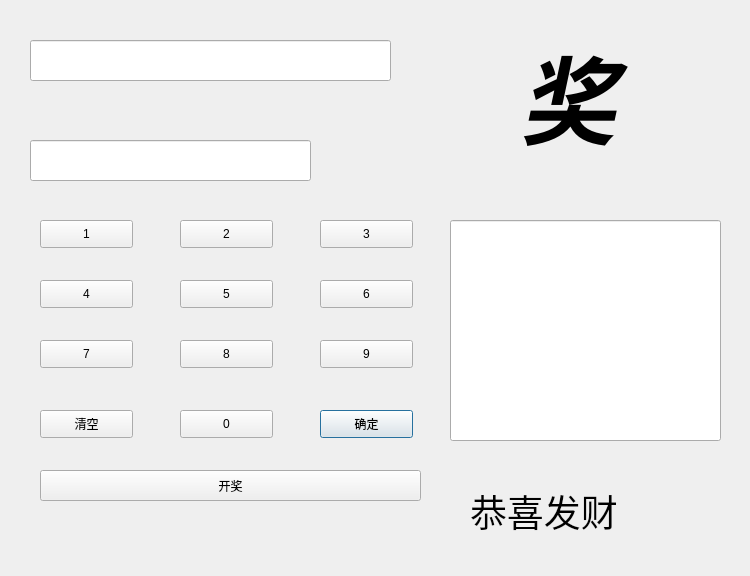
<?xml version="1.0" encoding="UTF-8"?>
<ui version="4.0">
 <class>caipiao</class>
 <widget class="QDialog" name="caipiao">
  <property name="geometry">
   <rect>
    <x>0</x>
    <y>0</y>
    <width>750</width>
    <height>576</height>
   </rect>
  </property>
  <property name="windowTitle">
   <string>彩票</string>
  </property>
  <widget class="QLineEdit" name="lineEdit_open">
   <property name="geometry">
    <rect>
     <x>30</x>
     <y>40</y>
     <width>361</width>
     <height>41</height>
    </rect>
   </property>
  </widget>
  <widget class="QPushButton" name="pushButton_ok">
   <property name="geometry">
    <rect>
     <x>320</x>
     <y>410</y>
     <width>93</width>
     <height>28</height>
    </rect>
   </property>
   <property name="text">
    <string>确定</string>
   </property>
  </widget>
  <widget class="QPushButton" name="pushButton_5">
   <property name="geometry">
    <rect>
     <x>180</x>
     <y>280</y>
     <width>93</width>
     <height>28</height>
    </rect>
   </property>
   <property name="text">
    <string>5</string>
   </property>
  </widget>
  <widget class="QPushButton" name="pushButton_clear">
   <property name="geometry">
    <rect>
     <x>40</x>
     <y>410</y>
     <width>93</width>
     <height>28</height>
    </rect>
   </property>
   <property name="text">
    <string>清空</string>
   </property>
  </widget>
  <widget class="QPushButton" name="pushButton_3">
   <property name="geometry">
    <rect>
     <x>320</x>
     <y>220</y>
     <width>93</width>
     <height>28</height>
    </rect>
   </property>
   <property name="text">
    <string>3</string>
   </property>
  </widget>
  <widget class="QLineEdit" name="lineEdit_ag">
   <property name="geometry">
    <rect>
     <x>30</x>
     <y>140</y>
     <width>281</width>
     <height>41</height>
    </rect>
   </property>
  </widget>
  <widget class="QPushButton" name="pushButton_open">
   <property name="geometry">
    <rect>
     <x>40</x>
     <y>470</y>
     <width>381</width>
     <height>31</height>
    </rect>
   </property>
   <property name="text">
    <string>开奖</string>
   </property>
  </widget>
  <widget class="QLineEdit" name="lineEdit_win">
   <property name="geometry">
    <rect>
     <x>450</x>
     <y>220</y>
     <width>271</width>
     <height>221</height>
    </rect>
   </property>
   <property name="font">
    <font>
     <family>Arial</family>
     <pointsize>18</pointsize>
    </font>
   </property>
  </widget>
  <widget class="QPushButton" name="pushButton_6">
   <property name="geometry">
    <rect>
     <x>320</x>
     <y>280</y>
     <width>93</width>
     <height>28</height>
    </rect>
   </property>
   <property name="text">
    <string>6</string>
   </property>
  </widget>
  <widget class="QPushButton" name="pushButton_9">
   <property name="geometry">
    <rect>
     <x>320</x>
     <y>340</y>
     <width>93</width>
     <height>28</height>
    </rect>
   </property>
   <property name="text">
    <string>9</string>
   </property>
  </widget>
  <widget class="QPushButton" name="pushButton_7">
   <property name="geometry">
    <rect>
     <x>40</x>
     <y>340</y>
     <width>93</width>
     <height>28</height>
    </rect>
   </property>
   <property name="text">
    <string>7</string>
   </property>
  </widget>
  <widget class="QLabel" name="label">
   <property name="geometry">
    <rect>
     <x>520</x>
     <y>20</y>
     <width>171</width>
     <height>151</height>
    </rect>
   </property>
   <property name="font">
    <font>
     <family>Calibri</family>
     <pointsize>72</pointsize>
     <weight>75</weight>
     <italic>true</italic>
     <bold>true</bold>
    </font>
   </property>
   <property name="text">
    <string>奖</string>
   </property>
  </widget>
  <widget class="QPushButton" name="pushButton_4">
   <property name="geometry">
    <rect>
     <x>40</x>
     <y>280</y>
     <width>93</width>
     <height>28</height>
    </rect>
   </property>
   <property name="text">
    <string>4</string>
   </property>
  </widget>
  <widget class="QPushButton" name="pushButton_2">
   <property name="geometry">
    <rect>
     <x>180</x>
     <y>220</y>
     <width>93</width>
     <height>28</height>
    </rect>
   </property>
   <property name="text">
    <string>2</string>
   </property>
  </widget>
  <widget class="QPushButton" name="pushButton_1">
   <property name="geometry">
    <rect>
     <x>40</x>
     <y>220</y>
     <width>93</width>
     <height>28</height>
    </rect>
   </property>
   <property name="text">
    <string>1</string>
   </property>
  </widget>
  <widget class="QLabel" name="label_2">
   <property name="geometry">
    <rect>
     <x>470</x>
     <y>490</y>
     <width>251</width>
     <height>41</height>
    </rect>
   </property>
   <property name="font">
    <font>
     <family>Arial</family>
     <pointsize>28</pointsize>
    </font>
   </property>
   <property name="text">
    <string>恭喜发财</string>
   </property>
  </widget>
  <widget class="QPushButton" name="pushButton_0">
   <property name="geometry">
    <rect>
     <x>180</x>
     <y>410</y>
     <width>93</width>
     <height>28</height>
    </rect>
   </property>
   <property name="text">
    <string>0</string>
   </property>
  </widget>
  <widget class="QPushButton" name="pushButton_8">
   <property name="geometry">
    <rect>
     <x>180</x>
     <y>340</y>
     <width>93</width>
     <height>28</height>
    </rect>
   </property>
   <property name="text">
    <string>8</string>
   </property>
  </widget>
 </widget>
 <resources/>
 <connections/>
</ui>
